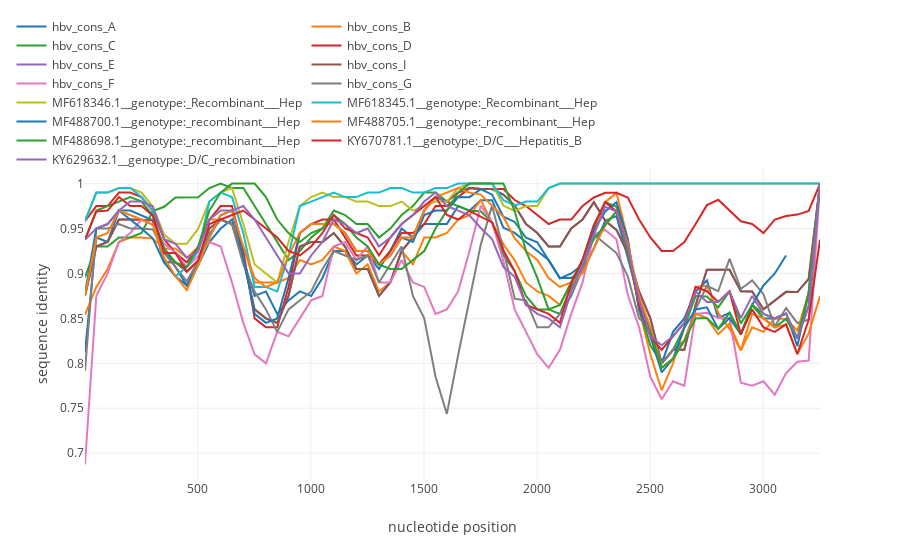

Here is the notebook cell this chart was saved with:
### Code cell
simgen("./data/conss_and_recs.fasta", window=200, shift=50, pot_rec=10)
